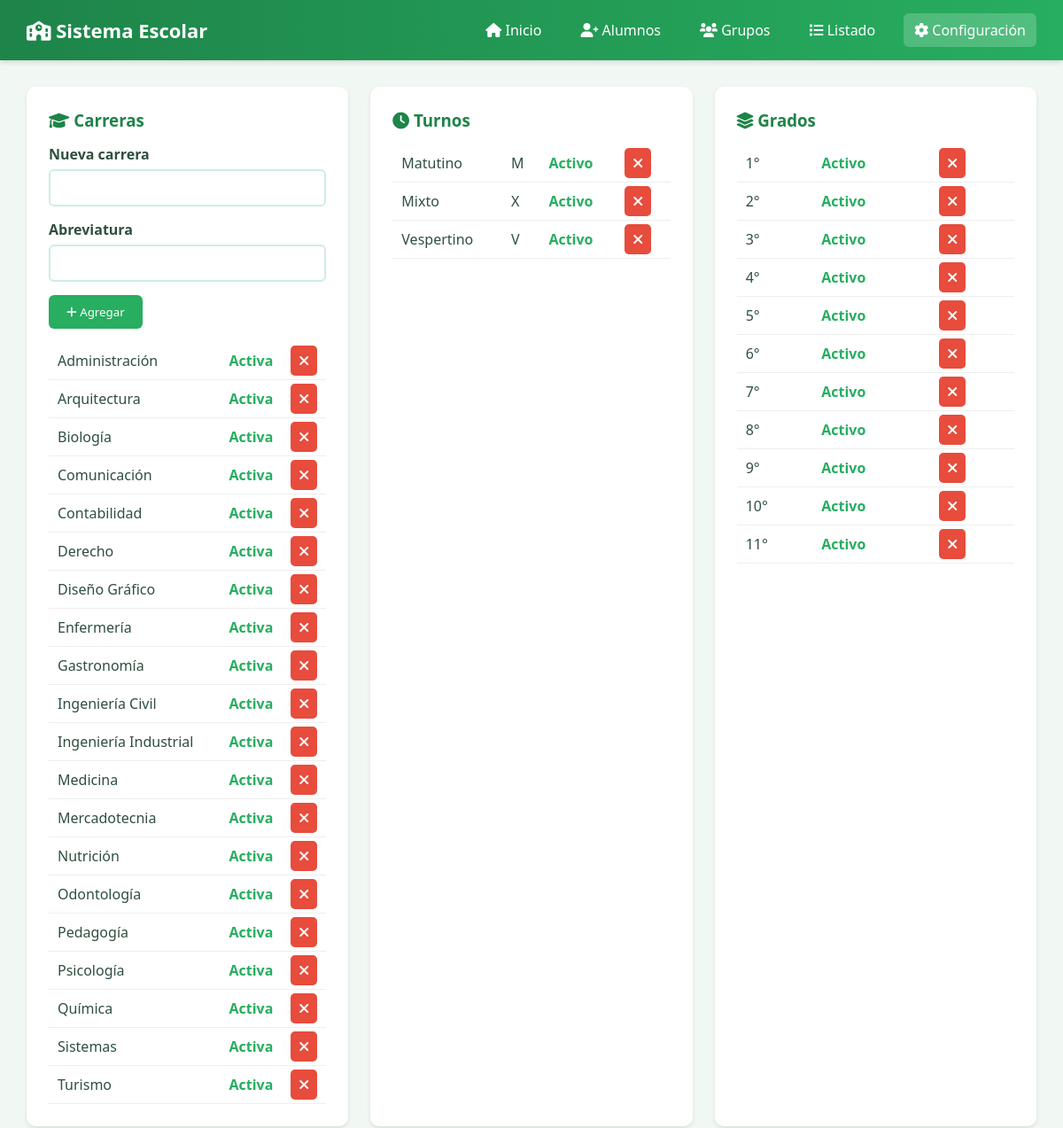
Screenshot of /configuracion.php with the database file from the repository.
### tables this page shows
CREATE TABLE carreras (
    id_carrera INT AUTO_INCREMENT PRIMARY KEY,
    nombre VARCHAR(100) NOT NULL,
    activa BOOLEAN DEFAULT TRUE
);

CREATE TABLE turnos (
    id_turno INT AUTO_INCREMENT PRIMARY KEY,
    nombre VARCHAR(50) NOT NULL,
    abreviatura VARCHAR(5) NOT NULL,
    activo BOOLEAN DEFAULT TRUE
);

CREATE TABLE grados (
    id_grado INT AUTO_INCREMENT PRIMARY KEY,
    grado INT NOT NULL,
    activo BOOLEAN DEFAULT TRUE
);

### configuracion.php (the view, shortened to what this page needs)
<?php
require_once 'conexion.php';
$carreras = $conexion->query("SELECT * FROM carreras ORDER BY activa DESC, nombre");
$turnos   = $conexion->query("SELECT * FROM turnos ORDER BY activo DESC, nombre");
$grados   = $conexion->query("SELECT * FROM grados ORDER BY activo DESC, grado");
?>
<!DOCTYPE html>
<html lang="es">
<head>
<link rel="stylesheet" href="https://cdnjs.cloudflare.com/ajax/libs/font-awesome/6.0.0/css/all.min.css">
</head>
<body>
<nav class="topbar">
    <div class="logo"><i class="fas fa-school"></i> Sistema Escolar</div>
    <div class="menu">
        <a href="index.php"><i class="fas fa-home"></i> Inicio</a>
        <a href="registro_alumnos.php"><i class="fas fa-user-plus"></i> Alumnos</a>
        <a href="registro_grupos.php"><i class="fas fa-users"></i> Grupos</a>
        <a href="alumnos_registrados.php"><i class="fas fa-list"></i> Listado</a>
        <a href="configuracion.php" class="active"><i class="fas fa-cog"></i> Configuración</a>
    </div>
</nav>
<main class="main-content">
<div class="grid">
<div class="card">
    <h3><i class="fas fa-graduation-cap"></i> Carreras</h3>
    <form method="POST">
        <div class="form-group">
            <label>Nueva carrera</label>
            <input type="text" name="nombre_carrera" required>
        </div>
        <div class="form-group">
            <label>Abreviatura</label>
            <input type="text" name="abreviatura_carrera" maxlength="10" required>
        </div>
        <button class="btn" name="agregar_carrera">
            <i class="fas fa-plus"></i> Agregar
        </button>
    </form>
    <table>
        <?php while($c=$carreras->fetch_assoc()): ?>
    <tr>
        <td><?= $c['nombre'] ?></td>
        <td><strong><?= $c['abreviatura'] ?></strong></td>
        <td>
            <?= $c['activa']
                ? '<span class="activo">Activa</span>'
                : '<span class="inactivo">Inactiva</span>' ?>
        </td>
        <td>
            <?php if($c['activa']): ?>
                <a class="icon-btn icon-danger" href="?eliminar_carrera=<?= $c['id_carrera'] ?>">
                    <i class="fas fa-times"></i>
                </a>
            <?php else: ?>
                <a class="icon-btn icon-success" href="?activar_carrera=<?= $c['id_carrera'] ?>">
                    <i class="fas fa-check"></i>
                </a>
            <?php endif; ?>
        </td>
    </tr>
    <?php endwhile; ?>
    </table>
</div>
<div class="card">
    <h3><i class="fas fa-clock"></i> Turnos</h3>
    <table>
        <?php while($t=$turnos->fetch_assoc()): ?>
        <tr>
            <td><?= $t['nombre'] ?></td>
            <td><?= $t['abreviatura'] ?></td>
            <td><?= $t['activo'] ? '<span class="activo">Activo</span>' : '<span class="inactivo">Inactivo</span>' ?></td>
            <td>
                <?php if($t['activo']): ?>
                    <a class="icon-btn icon-danger" href="?desactivar_turno=<?= $t['id_turno'] ?>">
                        <i class="fas fa-times"></i>
                    </a>
                <?php else: ?>
                    <a class="icon-btn icon-success" href="?activar_turno=<?= $t['id_turno'] ?>">
                        <i class="fas fa-check"></i>
                    </a>
                <?php endif; ?>
            </td>
        </tr>
        <?php endwhile; ?>
    </table>
</div>
<div class="card">
    <h3><i class="fas fa-layer-group"></i> Grados</h3>
    <table>
        <?php while($g=$grados->fetch_assoc()): ?>
        <tr>
            <td><?= $g['grado'] ?>°</td>
            <td><?= $g['activo'] ? '<span class="activo">Activo</span>' : '<span class="inactivo">Inactivo</span>' ?></td>
            <td>
                <?php if($g['activo']): ?>
                    <a class="icon-btn icon-danger" href="?desactivar_grado=<?= $g['id_grado'] ?>">
                        <i class="fas fa-times"></i>
                    </a>
                <?php else: ?>
                    <a class="icon-btn icon-success" href="?activar_grado=<?= $g['id_grado'] ?>">
                        <i class="fas fa-check"></i>
                    </a>
                <?php endif; ?>
            </td>
        </tr>
        <?php endwhile; ?>
    </table>
</div>
</div>
</main>
</body>
</html>

### configuracion.php (style rules this page uses)
* { margin:0;padding:0;box-sizing:border-box;font-family:'Segoe UI',Tahoma,sans-serif }
body { background:#f1f8f4;color:#2f4f3f }
.topbar { background:linear-gradient(90deg,#1e8449,#27ae60); color:#fff; padding:15px 30px; display:flex; justify-content:space-between; align-items:center; box-shadow:0 2px 6px rgba(0,0,0,.15) }
.logo { font-size:22px;font-weight:bold }
.menu { display:flex;gap:20px }
.menu a { color:#fff; text-decoration:none; padding:8px 12px; border-radius:6px }
.menu a.active, .menu a:hover { background:rgba(255,255,255,.2) }
.main-content { padding:30px }
.grid { display:grid; grid-template-columns:repeat(auto-fit,minmax(320px,1fr)); gap:25px }
.card { background:#fff; padding:25px; border-radius:10px; box-shadow:0 2px 4px rgba(0,0,0,.1) }
.card h3 { color:#1e8449; margin-bottom:15px }
.form-group { margin-bottom:15px }
label { font-weight:600;display:block;margin-bottom:6px }
input { width:100%; padding:10px; border:2px solid #cdeee0; border-radius:6px }
.btn { background:#27ae60; color:#fff; border:none; padding:10px 20px; border-radius:6px; cursor:pointer }
table { width:100%;border-collapse:collapse;margin-top:15px }
td { padding:10px; border-bottom:1px solid #eee }
.activo { color:#27ae60;font-weight:bold }
.icon-btn { padding:6px 10px; border-radius:5px; color:#fff; text-decoration:none }
.icon-danger { background:#e74c3c }

### rows the page displays
carreras: nombre "Administración", activa "Activa"
carreras: nombre "Arquitectura", activa "Activa"
carreras: nombre "Biología", activa "Activa"
carreras: nombre "Comunicación", activa "Activa"
carreras: nombre "Contabilidad", activa "Activa"
carreras: nombre "Derecho", activa "Activa"
carreras: nombre "Diseño Gráfico", activa "Activa"
carreras: nombre "Enfermería", activa "Activa"
carreras: nombre "Gastronomía", activa "Activa"
carreras: nombre "Ingeniería Civil", activa "Activa"
carreras: nombre "Ingeniería Industrial", activa "Activa"
carreras: nombre "Medicina", activa "Activa"
carreras: nombre "Mercadotecnia", activa "Activa"
carreras: nombre "Nutrición", activa "Activa"
carreras: nombre "Odontología", activa "Activa"
carreras: nombre "Pedagogía", activa "Activa"
carreras: nombre "Psicología", activa "Activa"
carreras: nombre "Química", activa "Activa"
carreras: nombre "Sistemas", activa "Activa"
carreras: nombre "Turismo", activa "Activa"
turnos: nombre "Matutino", abreviatura "M", activo "Activo"
turnos: nombre "Mixto", abreviatura "X", activo "Activo"
turnos: nombre "Vespertino", abreviatura "V", activo "Activo"
grados: grado "1", activo "Activo"
grados: grado "2", activo "Activo"
grados: grado "3", activo "Activo"
grados: grado "4", activo "Activo"
grados: grado "5", activo "Activo"
grados: grado "6", activo "Activo"
grados: grado "7", activo "Activo"
grados: grado "8", activo "Activo"
grados: grado "9", activo "Activo"
grados: grado "10", activo "Activo"
grados: grado "11", activo "Activo"
